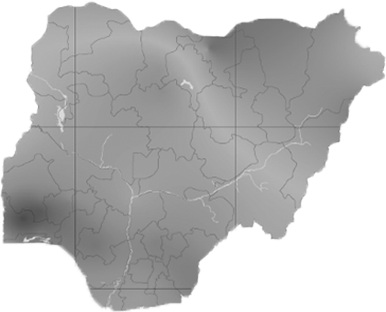
#> input picture Capstone/Malaria_resistance_sickle_cell.png, 386 x 312 px
$ jupyter execute --allow-errors Malaria_Machine_Learning.ipynb   (shell and % lines are left out)
#> lines starting #> are read from the running program, lines starting #| are printed output that depends on the picture
# Predicting Malaria in Nigeria with Machine Learning

## Machine Learning Project for Abt Associates through the Univeristy of Michigan

### Contributors: Brian Liggio, Jessica Sickles, Prashant Toteja, Keely Meyers

The overarching goal for this project was to create a model that would predict malaria outbreaks in Nigeria.  The data for this project consists of various spatial images from open data sources (Malaria Atlas Project and Terraclip).  These images were manually cropped, scaled, and transformed in order to be compatible with the machine learning model.  The data analysis portion of the project included preliminary data cleaning, transforming image data to a Pandas dataframe, and creating a basic prediction visualization based on various machine learning techniques.  These steps produced initial image based on the collected spatial data. (add more as the model becomes more robust and interactive features are added to the map)

[cell 1]
import warnings
warnings.filterwarnings('ignore')

import pandas as pd
import numpy as np
import matplotlib.pylab as plt
import matplotlib.image as mpimg
import numpy
from PIL import Image
from sklearn.pipeline import Pipeline
from sklearn.decomposition import PCA
from sklearn.ensemble import RandomForestClassifier
from sklearn.grid_search import GridSearchCV
from sklearn.cross_validation import train_test_split
from sklearn.metrics import accuracy_score
from sklearn.cross_validation import KFold
from sklearn.metrics import roc_auc_score
from sklearn.metrics import confusion_matrix
import statsmodels.formula.api as smf
import statsmodels.api as sm


#from gridsearch import get_results
import time
import itertools
from sklearn.linear_model import Ridge
%pylab inline

##### Here we define three different functions:

**feature_to_array**: The input of the function is a raster file with dimentions (n pixels,m pixels), and the output is going to be an array of dimmensions (m*n,1). *Each pixel is going to have a unique identifier (index in the array). This index follows the formula *(i*n)+j where (i,j) is the position of the pixel in the image and n is the width of the image.

**rgb2gray**: Converts an RGB image or colormap to grayscale.

**read_pictures**: Used to read in the images.

[cell 2]
def feature_to_array(file_n): #Input is raster file with dimensions (n pixels, m pixels) and the output is an array of dimensions (m*n,1) -- Each pixel has a unique identifier
#> called with file_n = 'Malaria_resistance_sickle_cell.png'
    im = mpimg.imread(file_n)
#> im is the input picture: shape (312, 386, 4) float32; mean R, G, B, A 0.714, 0.714, 0.714, 0.644
    im_greyscale = rgb2gray(im)
    imarray = numpy.array(im_greyscale)
    feature=[i for a in imarray for i in a]
    return feature

def rgb2gray(rgb):
    return np.dot(rgb[...,:3], [0.299, 0.587, 0.114])   #Greyscale value dimensions
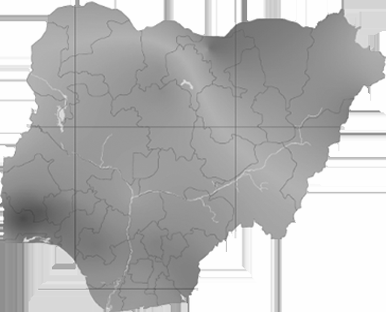
#> returned value: shape (312, 386) float64; min 0.302, max 1, mean 0.714

def read_pictures(filename):   #Function to read the images in
    file_name=filename
    im = mpimg.imread(file_name)
    im_greyscale = rgb2gray(im)

## Reading the Data

We insert each image into our feature_to_array function and assign each output to a variable respresenting the data within the respective image. We chose to use "endemicity" as our Y variable. In our regression model, we define endemicity as the predicted percentage of malaria prevalence in a given area.  We have chosen 12 predictor variables to include in our model.

##### Predcitor Variables:

resistance: Mean estimates of sickle cell haemoglobin allele frequency

fever_proportion: Malaria-positive fevers as a proportion of all-cause fevers in 2015 in Nigeria

mosquito_proportion: The spatial distribution of Plasmodium falciparum malaria endemicity in 2015 in Nigeria

temp_suitability: The annual temperature suitability index for Plasmodium falciparum transmission which reflects the impact of daily temperature on vector survival

proximity_to_urban: Modeled accessibility to high-density urban centers for 2015 in Nigeria (measured by travel time)

urban: Modeled distribution of urban centers

annual_mean_temp: Annual mean temperature

cropland: Distribution of natural vegetation

precipitation: Precipitation seasonality

vegetation: Areas of primary vegetation

annual_temp_range: Annual temperature range

water_bodies: Locations of all water bodies

[cell 3]
file_name = 'Malaria_resistance_sickle_cell.png'
resistance = feature_to_array(file_name)
#> in feature_to_array, `feature=[i for a in imarray for i in a]`: feature = 120432 items
#> resistance = 120432 items

file_name ='PfMalaria_fever_porportion_to_all_illness_2015.png'
fever_proportion = feature_to_array(file_name)
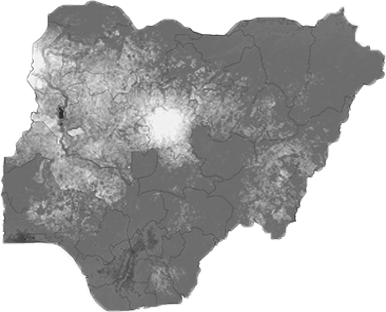
#> input picture Capstone/PfMalaria_fever_porportion_to_all_illness_2015.png, 386 x 312 px
#> in feature_to_array, im is the input picture: shape (312, 386, 4) float32; mean R, G, B, A 0.639, 0.639, 0.639, 0.645
#> in rgb2gray (call 2), `return np.dot(rgb[...,:3], [0.299, 0.587, 0.114])`:
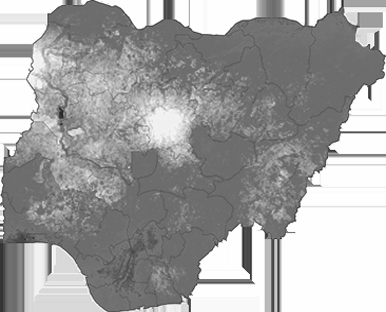
#> returned value: shape (312, 386) float64; min 0.129, max 1, mean 0.639
#> fever_proportion = 120432 items

file_name = 'PfPR_2015_NGA_proportion_2_10.png'
mosquito_proportion = feature_to_array(file_name)
#> call 3 of feature_to_array, with file_n = 'PfPR_2015_NGA_proportion_2_10.png'
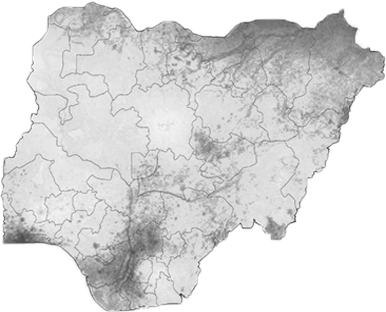
#> input picture Capstone/PfPR_2015_NGA_proportion_2_10.png, 386 x 312 px
#> in feature_to_array, im is the input picture: shape (312, 386, 4) float32; mean R, G, B, A 0.825, 0.825, 0.825, 0.644
#> in rgb2gray (call 3), `return np.dot(rgb[...,:3], [0.299, 0.587, 0.114])`:
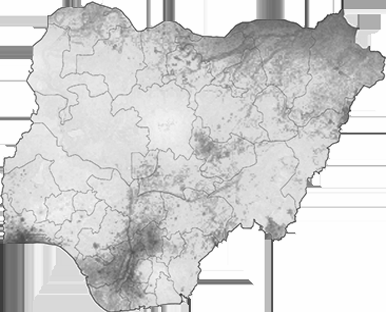
#> returned value: shape (312, 386) float64; min 0.153, max 1, mean 0.825
#> mosquito_proportion = 120432 items

file_name = 'temp_suitability.png'
temp_suitability = feature_to_array(file_name)
#> call 4 of feature_to_array, with file_n = 'temp_suitability.png'
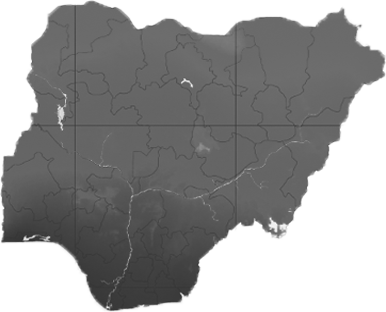
#> input picture Capstone/temp_suitability.png, 386 x 312 px
#> in feature_to_array, im is the input picture: shape (312, 386, 4) float32; mean R, G, B, A 0.572, 0.572, 0.572, 0.644
#> in rgb2gray (call 4), `return np.dot(rgb[...,:3], [0.299, 0.587, 0.114])`:
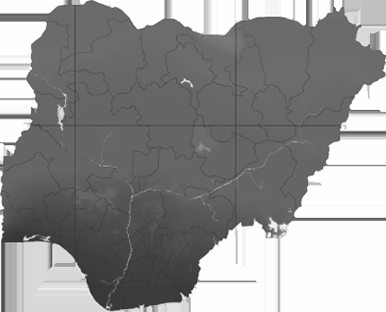
#> returned value: shape (312, 386) float64; min 0.161, max 1, mean 0.573
#> temp_suitability = 120432 items

file_name = 'Travel_time_to_urban_centers.png'
proximity_to_urban = feature_to_array(file_name)
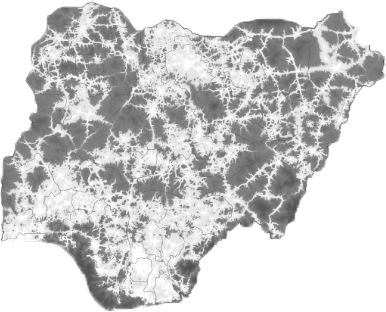
#> input picture Capstone/Travel_time_to_urban_centers.png, 386 x 312 px
#> in feature_to_array, im is the input picture: shape (312, 386, 4) float32; mean R, G, B, A 0.79, 0.79, 0.79, 0.642
#> in rgb2gray (call 5), `return np.dot(rgb[...,:3], [0.299, 0.587, 0.114])`:
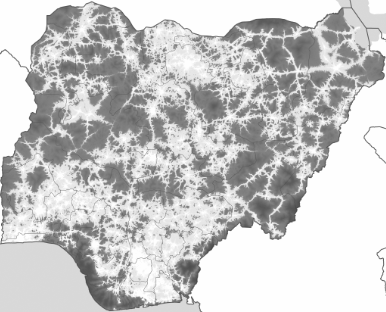
#> returned value: shape (312, 386) float64; min 0.282, max 1, mean 0.79
#> proximity_to_urban = 120432 items

file_name = 'Urban2012.png'
urban = feature_to_array(file_name)
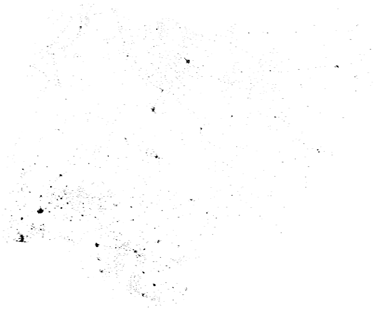
#> input picture Capstone/Urban2012.png, 386 x 312 px
#> in feature_to_array, im is the input picture: shape (312, 386, 4) float32; mean R, G, B, A 0.996, 0.996, 0.996, 0.999
#> urban = 120432 items

file_name = 'USE_annual_mean_temp.png'
#> (the rest of this cell did not finish here and is left out)

file_name='Primary Vegetated Areas_2000.png'

im = mpimg.imread(file_name)
im_greyscale = rgb2gray(im)
imarray = numpy.array(im_greyscale)
feature=[a for a in imarray]  #iterable one level out
feature

#> (a cell that did not finish here is left out)

## Machine Learning - Regressions

#> (a cell that did not finish here is left out)

## Ordinary Least Squares Regression

The purpose of this linear regression was use the predictor variables to identify areas of high or low malria risk. The model achieved an R-squared value of over 0.93, indicating that over 93% of the variability in the Y variable (endemicity) was explained by the model.  This indicated a significant and accurate model. The predictons were then mapped from an array back to an image to produce the static output seen below.

#> (a cell that did not finish here is left out)

#> (a cell that did not finish here is left out)

#> (a cell that did not finish here is left out)

#> (a cell that did not finish here is left out)

#> (a cell that did not finish here is left out)

[cell 11]
## Linking array to original position of pixels

file_name='USE_annual_mean_temp.png'
#> file_name = 'USE_annual_mean_temp.png'
#> (the rest of this cell did not finish here and is left out)
